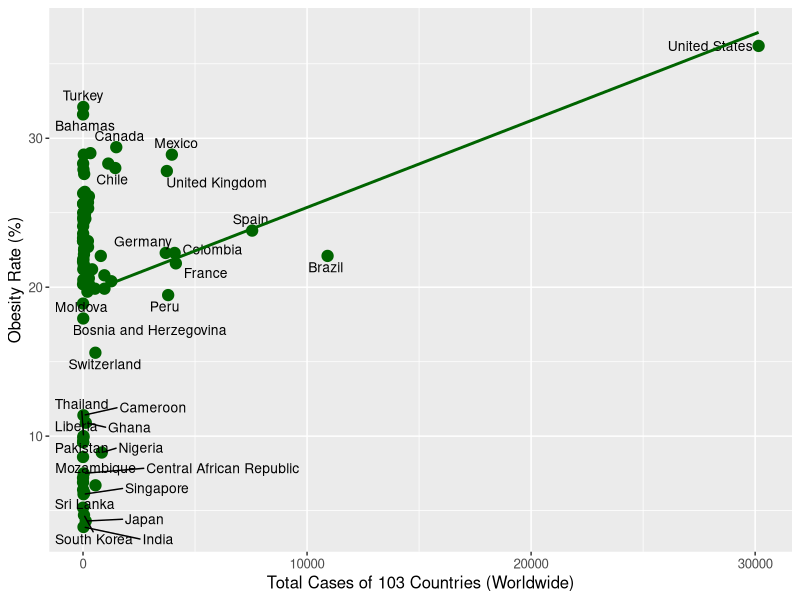
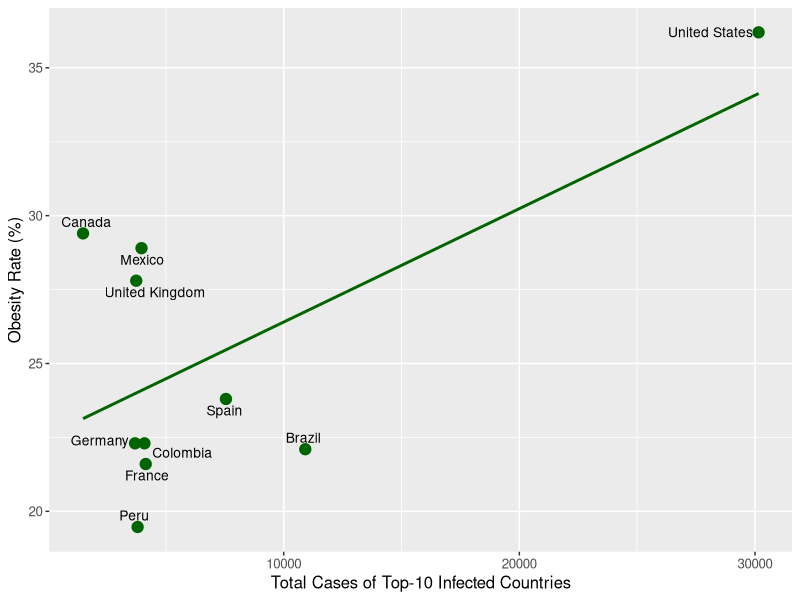
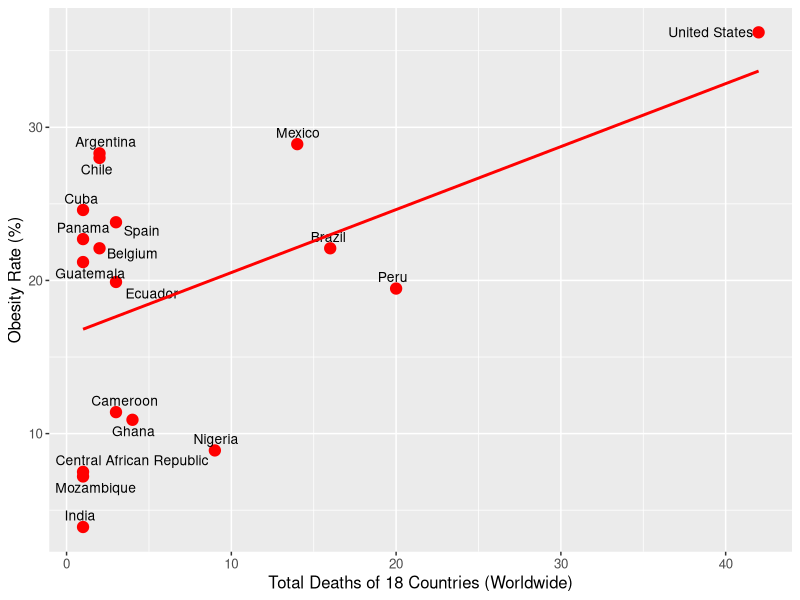
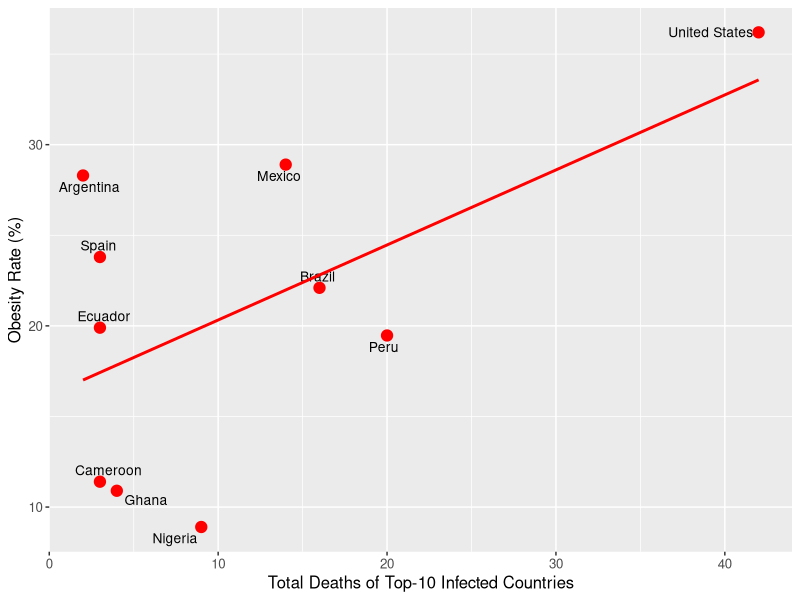
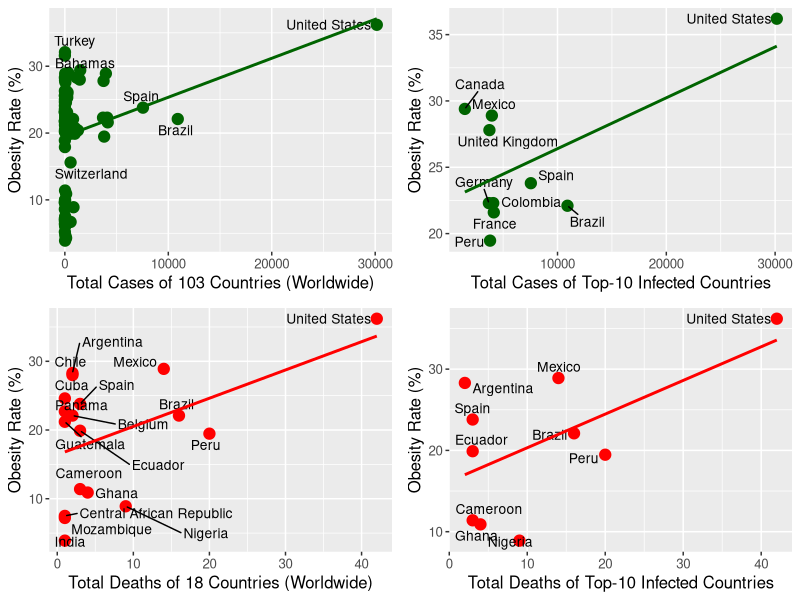

Recreate these plots in R, in order.
library(ggplot2)
library(ggrepel)

options(scipen = 999)


#selection of Top-20 countries
#Data Management

setwd('E:\\Aminul\\Monkeypox Short Articles\\Monkeypox Short Articles')
MPX <- read.csv("MPX.csv")

MPX <- subset(MPX, MPX$date == "2023-04-30") #5/29/2021

#Remove World and International information
MPX<-MPX[!(MPX$iso_code=="OWID_WRL"),]

NROW(MPX)

#Creating CFR
MPX$CFR <- (MPX$total_deaths/MPX$total_cases)*100

options(scipen = 999)

GHSI <- read.csv("GHSI.csv")
GHSI[GHSI == 0] <- NA

WGI <- read.csv("WGI.csv")
WGI[WGI == 0] <- NA

Obesity <- read.csv("Obesity.csv")

#Merge all data with GHSI and WGI

finaldt1 <- merge(GHSI, WGI,  by="location")

finaldt2 <- merge(finaldt1, Obesity,  by="location")

MPX2 <- merge(MPX, finaldt2,  by="location")

cor (MPX2$total_cases , MPX2$Obesity_rate, method = c("pearson"), use = "complete.obs")
cor.test(MPX2$total_cases , MPX2$Obesity_rate, method = c("pearson"), use = "complete.obs")

lm <- glm(Obesity_rate ~ total_cases, data=MPX2)

summary(lm)
confint(lm)

with(summary(lm), 1 - deviance/null.deviance)

a <- ggplot(MPX2, aes(x = total_cases, y = Obesity_rate))  + 
  theme(plot.title = element_text(hjust = 0.5,size=12,face = "bold"),text = element_text(size = 12))+
  geom_point(size = 3.5,
             show.legend = F,colour="dark green") +
  geom_text_repel(show.legend = F, 
                  size = 3.5, 
                  label=MPX2$location, 
                  hjust = 0.2,
                  vjust= 0.5) +
  xlab("Total Cases of 103 Countries (Worldwide)") + ylab("Obesity Rate (%)")  +
  geom_smooth(method = "lm", se = FALSE,colour="dark green") 
a

#Max Cases
MPXT20cases <- MPX2[order(-MPX2$total_cases),]
MPXT20cases

MPXT20cases <- MPXT20cases[1:10,]
MPXT20cases

cor (MPXT20cases$total_cases , MPXT20cases$Obesity_rate, method = c("pearson"), use = "complete.obs")
cor.test(MPXT20cases$total_cases , MPXT20cases$Obesity_rate, method = c("pearson"), use = "complete.obs")

lm <- glm(Obesity_rate ~ total_cases, data=MPXT20cases)

summary(lm)
confint(lm)

with(summary(lm), 1 - deviance/null.deviance)

b <- ggplot(MPXT20cases, aes(x = total_cases, y = Obesity_rate))  + 
  theme(plot.title = element_text(hjust = 0.5,size=12,face = "bold"),text = element_text(size = 12))+
  geom_point(size = 3.5,
             show.legend = F,colour="dark green") +
  geom_text_repel(show.legend = F, 
                  size = 3.5, 
                  label=MPXT20cases$location, 
                  hjust = 0.2,
                  vjust= 0.5) +
  xlab("Total Cases of Top-10 Infected Countries") + ylab("Obesity Rate (%)")  +
  geom_smooth(method = "lm", se = FALSE,colour="dark green") 
b

MPX2 <- MPX2[c(MPX2$total_deaths > 0),]
NROW(MPX2)
cor (MPX2$total_deaths , MPX2$Obesity_rate, method = c("pearson"), use = "complete.obs")
cor.test(MPX2$total_deaths , MPX2$Obesity_rate, method = c("pearson"), use = "complete.obs")

lm <- glm(Obesity_rate ~ total_deaths, data=MPX2)

summary(lm)
confint(lm)

with(summary(lm), 1 - deviance/null.deviance)

c <- ggplot(MPX2, aes(x = total_deaths, y = Obesity_rate))  + 
  theme(plot.title = element_text(hjust = 0.5,size=12,face = "bold"),text = element_text(size = 12))+
  geom_point(size = 3.5,
             show.legend = F,colour="red") +
  geom_text_repel(show.legend = F, 
                  size = 3.5, 
                  label=MPX2$location, 
                  hjust = 0.2,
                  vjust= 0.5) +
  xlab("Total Deaths of 18 Countries (Worldwide)") + ylab("Obesity Rate (%)")  +
  geom_smooth(method = "lm", se = FALSE,colour="red") 
c


#Max deaths
MPXT20deaths <- MPX2[order(-MPX2$total_deaths),]
MPXT20deaths

MPXT20deaths <- MPXT20deaths[1:10,]
MPXT20deaths

cor (MPXT20deaths$total_deaths , MPXT20deaths$Obesity_rate, method = c("pearson"), use = "complete.obs")
cor.test(MPXT20deaths$total_deaths , MPXT20deaths$Obesity_rate, method = c("pearson"), use = "complete.obs")


lm <- glm(Obesity_rate ~ total_deaths, data=MPXT20deaths)

summary(lm)
confint(lm)

with(summary(lm), 1 - deviance/null.deviance)

d <- ggplot(MPXT20deaths, aes(x = total_deaths, y = Obesity_rate))  + 
  theme(plot.title = element_text(hjust = 0.5,size=12,face = "bold"),text = element_text(size = 12))+
  geom_point(size = 3.5,
             show.legend = F,colour="red") +
  geom_text_repel(show.legend = F, 
                  size = 3.5, 
                  label=MPXT20deaths$location, 
                  hjust = 0.2,
                  vjust= 0.5) +
  xlab("Total Deaths of Top-10 Infected Countries") + ylab("Obesity Rate (%)")  +
  geom_smooth(method = "lm", se = FALSE,colour="red") 
d

tiff("Obesity.tiff", units="in", width=12, height=12, res=300)
gridExtra::grid.arrange(a,b,c,d, ncol = 2, nrow=2)
dev.off()

